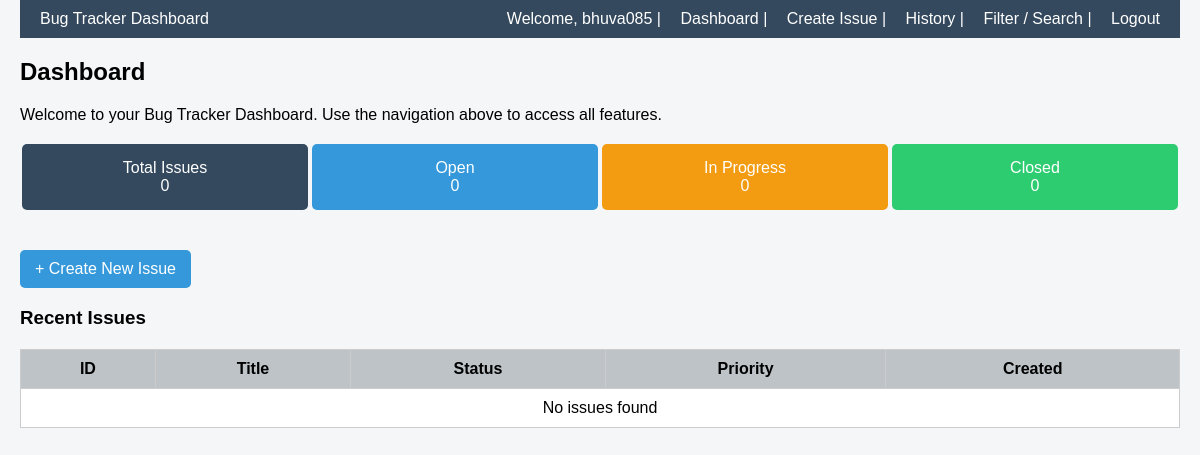
Page /dashboard/ (signed in) on the earlier database version.
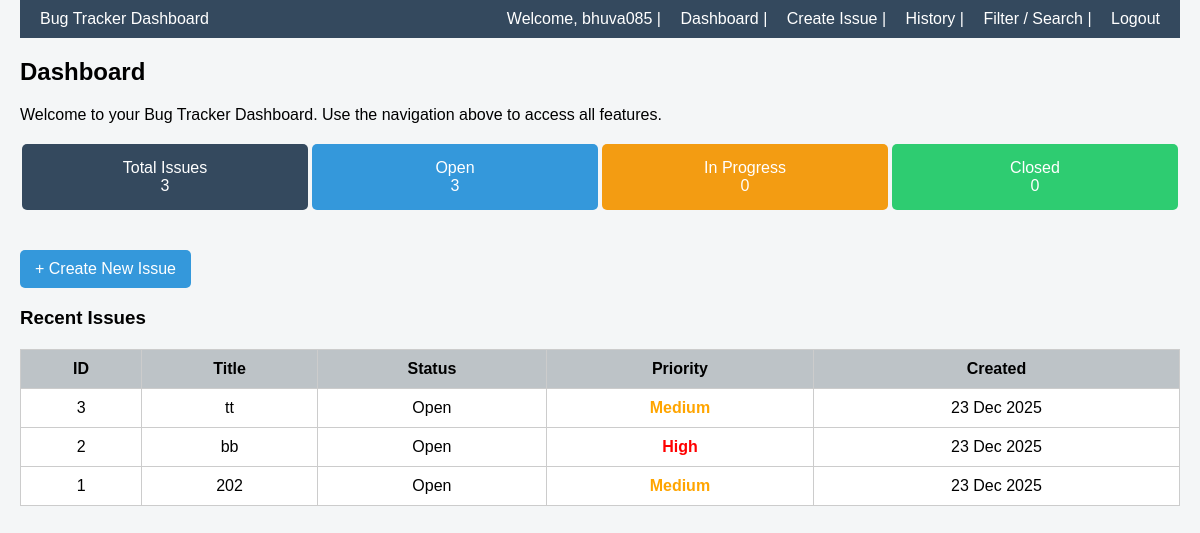
Same page on the later database version.
### issues/models.py (models this page shows, shortened)
class Issue(models.Model):
    STATUS_CHOICES = [
        ('Open', 'Open'),
        ('In Progress', 'In Progress'),
        ('Closed', 'Closed'),
    ]
    PRIORITY_CHOICES = [
        ('Low', 'Low'),
        ('Medium', 'Medium'),
        ('High', 'High'),
    ]
    title = models.CharField(max_length=200)
    description = models.TextField()
    status = models.CharField(max_length=20, choices=STATUS_CHOICES, default='Open')
    priority = models.CharField(max_length=10, choices=PRIORITY_CHOICES)
    created_at = models.DateTimeField(auto_now_add=True)

### issues/views.py (the view)
# urls.py: path('dashboard/', views.dashboard, name='dashboard'),
@login_required(login_url='login')
def dashboard(request):
    issues = Issue.objects.all().order_by('-created_at')
    total_issues = Issue.objects.count()
    open_issues = Issue.objects.filter(status='Open').count()
    in_progress_issues = Issue.objects.filter(status='In Progress').count()
    closed_issues = Issue.objects.filter(status='Closed').count()
    status_filter = request.GET.get('status')
    priority_filter = request.GET.get('priority')
    if status_filter and status_filter != 'All':
        issues = issues.filter(status=status_filter)
    if priority_filter and priority_filter != 'All':
        issues = issues.filter(priority=priority_filter)
    context = {
        'issues': issues,
        'total_issues': total_issues,
        'open_issues': open_issues,
        'in_progress_issues': in_progress_issues,
        'closed_issues': closed_issues,
    }
    return render(request, 'dashboard.html', context)

### templates/dashboard.html (shortened to what this page needs)
{% load static %}
<!DOCTYPE html>
<html>
<head>
</head>
<body>
<nav>
    Bug Tracker Dashboard
    <span class="nav-right">
        Welcome, {{ request.user.username }} |
        <a href="{% url 'dashboard' %}">Dashboard</a> |
        <a href="{% url 'create_issue' %}">Create Issue</a> |
        <a href="{% url 'history' %}">History</a> |
        <a href="{% url 'filter_search' %}">Filter / Search</a> |
        <a href="{% url 'logout' %}">Logout</a>
    </span>
</nav>
<h2>Dashboard</h2>
<p>Welcome to your Bug Tracker Dashboard. Use the navigation above to access all features.</p>
<div class="cards">
    <div class="card total">Total Issues<br>{{ total_issues }}</div>
    <div class="card open">Open<br>{{ open_issues }}</div>
    <div class="card progress">In Progress<br>{{ in_progress_issues }}</div>
    <div class="card closed">Closed<br>{{ closed_issues }}</div>
</div>
<p>
    <a href="{% url 'create_issue' %}" class="create-btn">+ Create New Issue</a>
</p>
<h3>Recent Issues</h3>
<table>
    <tr>
        <th>ID</th>
        <th>Title</th>
        <th>Status</th>
        <th>Priority</th>
        <th>Created</th>
    </tr>
    {% for issue in issues|slice:":5" %}
    <tr>
        <td>{{ issue.id }}</td>
        <td>{{ issue.title }}</td>
        <td>{{ issue.status }}</td>
        <td class="{% if issue.priority == 'High' %}high{% elif issue.priority == 'Medium' %}medium{% else %}low{% endif %}">
            {{ issue.priority }}
        </td>
        <td>{{ issue.created_at|date:"d M Y" }}</td>
    </tr>
    {% empty %}
    <tr>
        <td colspan="5">No issues found</td>
    </tr>
    {% endfor %}
</table>
</body>
</html>

### templates/dashboard.html (style rules this page uses)
body { font-family: Arial; margin: 0; padding: 0 20px; background: #f4f6f7; }
nav { background:#34495e; color:white; padding:10px 20px; }
nav a { color:white; text-decoration:none; margin-left:15px; }
.nav-right { float:right; }
.cards { display:flex; justify-content:space-around; margin:20px 0; }
.card { padding:15px; border-radius:5px; color:white; width:22%; text-align:center; }
.total { background-color:#34495e; }
.open { background-color:#3498db; }
.progress { background-color:#f39c12; }
.closed { background-color:#2ecc71; }
.create-btn { background:#3498db; color:white; padding:10px 15px; border-radius:5px; text-decoration:none; margin-top:20px; display:inline-block; }
table { width:100%; border-collapse:collapse; margin-top:20px; background:white; }
th, td { border:1px solid #ccc; padding:10px; text-align:center; }
th { background:#bdc3c7; }
.high { color:red; font-weight:bold; }
.medium { color:orange; font-weight:bold; }

Differences in the rows shown:
added Issue: id "3", title "tt", status "Open", priority "Medium", created_at "23 Dec 2025"
added Issue: id "2", title "bb", status "Open", priority "High", created_at "23 Dec 2025"
added Issue: id "1", title "202", status "Open", priority "Medium", created_at "23 Dec 2025"
Other differences:
{{ total_issues }}: "0" → "3"
{{ open_issues }}: "0" → "3"
text no longer shown: "No issues found"
